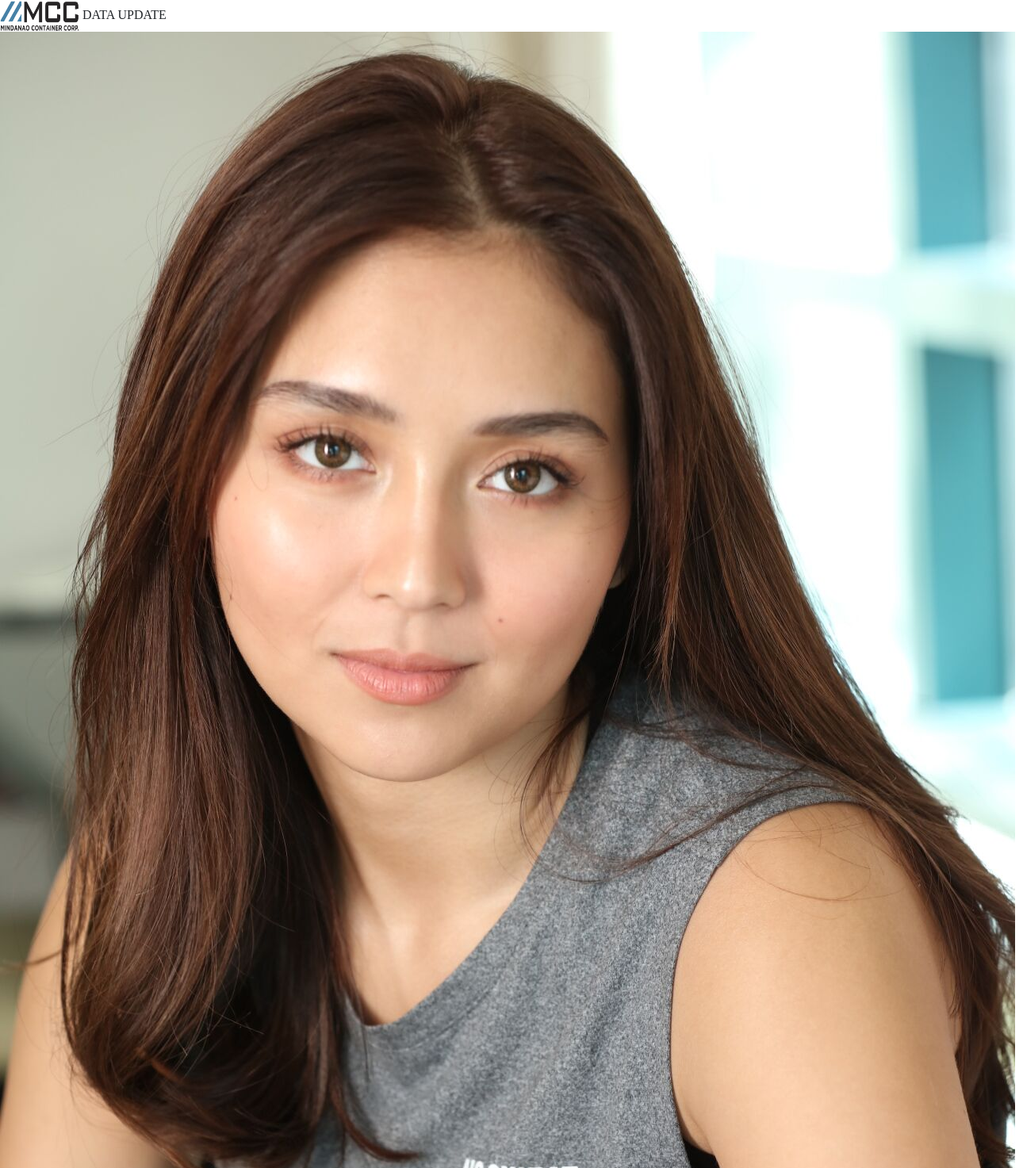
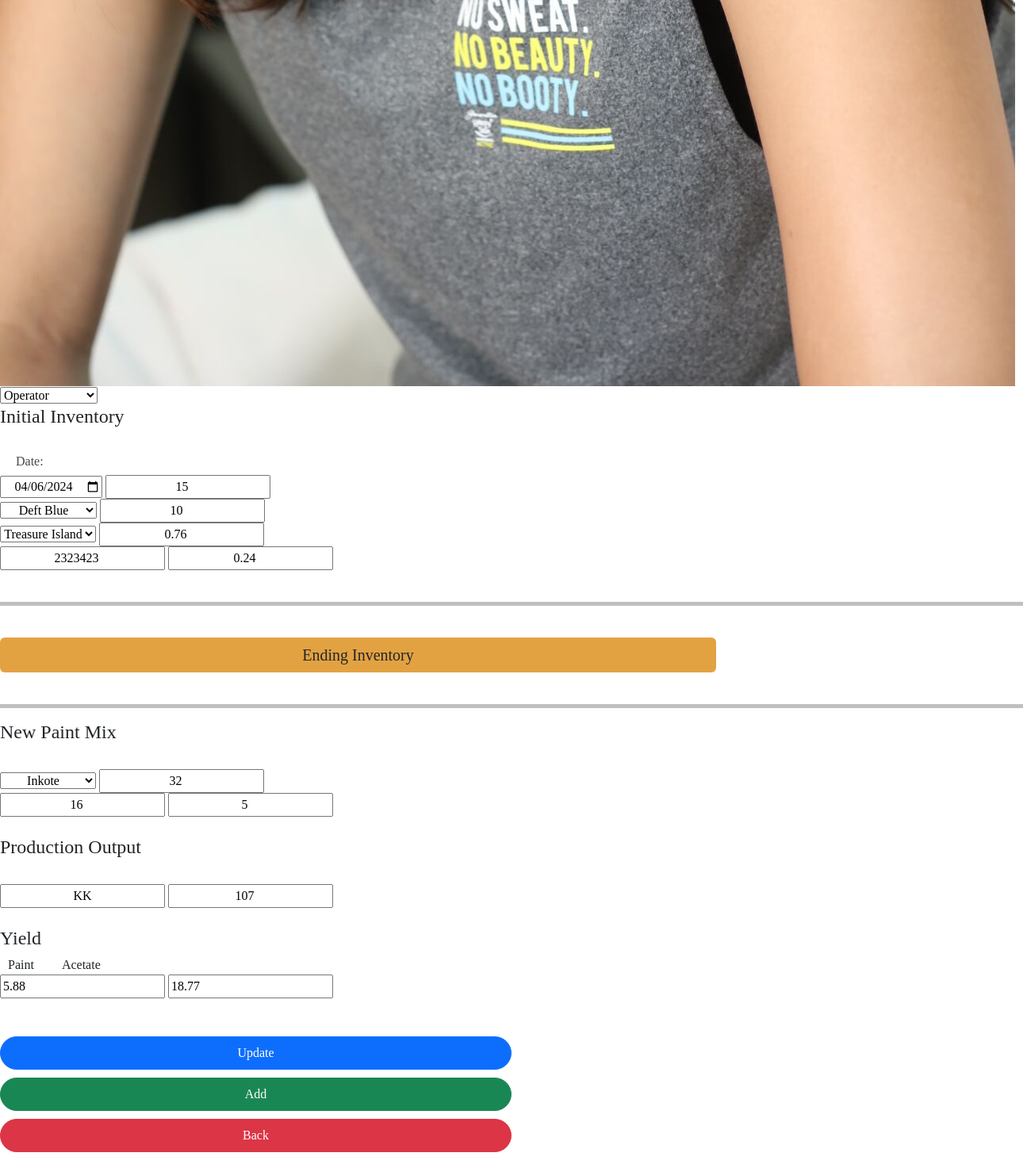
/mobileUpdate.php?entryID=33 (signed in), run on the app's committed database (2 pictures, top to bottom).
### tables this page shows
CREATE TABLE `tbl_user` (
  `userID` int(25) NOT NULL,
  `Level` varchar(25) NOT NULL,
  `Name` varchar(25) NOT NULL,
  `Username` varchar(25) NOT NULL,
  `Contact` varchar(25) NOT NULL,
  `Address` varchar(25) NOT NULL,
  `Profile_image` varchar(25) NOT NULL,
  `Email` varchar(25) NOT NULL,
  `Password` varchar(25) NOT NULL
);

CREATE TABLE `tbl_entry` (
  `EntryID` int(25) NOT NULL,
  `userID` int(25) NOT NULL,
  `customerID` int(25) NOT NULL,
  `paintID` int(25) NOT NULL,
  `date` date NOT NULL,
  `batchNumber` int(25) NOT NULL,
  `diameter` int(25) NOT NULL,
  `height` int(25) NOT NULL,
  `Initialvolume` double NOT NULL,
  `initialPLiter` double NOT NULL,
  `initialALiter` double NOT NULL,
  `paintRatio` double NOT NULL,
  `acetateRatio` double NOT NULL,
  `NewacetateL` double NOT NULL,
  `NewpaintL` double NOT NULL,
  `sprayViscosity` int(25) NOT NULL,
  `quantity` int(25) NOT NULL,
  `Endingdiameter` int(25) NOT NULL,
  `Endingheight` int(25) NOT NULL,
  `Endingvolume` double NOT NULL,
  `endingPLiter` double NOT NULL,
  `endingALiter` double NOT NULL,
  `EndingpaintRatio` double NOT NULL,
  `EndingacetateRatio` double NOT NULL,
  `totalPLiter` double NOT NULL,
  `totalALiter` double NOT NULL,
  `paintYield` double NOT NULL,
  `acetateYield` double NOT NULL,
  `remarks` varchar(25) NOT NULL,
  `totalEntries` int(25) NOT NULL
);

CREATE TABLE `tbl_paint` (
  `paintID` int(25) NOT NULL,
  `supplierID` int(25) NOT NULL,
  `paint_color` varchar(25) NOT NULL
);

CREATE TABLE `tbl_supplier` (
  `supplierID` int(25) NOT NULL,
  `supplier_name` varchar(25) NOT NULL,
  `newSupplier_name` varchar(25) NOT NULL
);

CREATE TABLE `tbl_customer` (
  `customerID` int(25) NOT NULL,
  `userID` int(25) NOT NULL,
  `customer_name` varchar(100) NOT NULL
);

### mobileUpdate.php (the view, shortened to what this page needs)
<?php
include 'connect.php';
$id = 2;
$sql = "Select * from `tbl_user` where userID=$id";
$result = mysqli_query($con, $sql);
$row = mysqli_fetch_assoc($result);
$Username = $row['Username'];
$Profile_image = $row['Profile_image'];
$date = $paint_color = $supplier_name = $batchNumber = $diameter = $height = $paintRatio = $acetateRatio = $newSupplier_name =
    $NewacetateL = $NewpaintL = $sprayViscosity = $customer_name = $quantity = $Endingdiameter = $Endingheight =
    $EndingpaintRatio = $EndingacetateRatio = $paintYield = $acetateYield = $remarks = $supplierID = '';
?>
<?php
                if (isset ($_GET['entryID'])) {
                    $selectedDate = $_GET['entryID'];
                    $sql = "SELECT
                                paint.paint_color,
                                supplier.supplier_name, supplier.newSupplier_name,
                                customer.customer_name,
                                entry.*, user.Username
                            FROM tbl_entry AS entry
                            LEFT JOIN tbl_paint AS paint ON entry.paintID = paint.paintID
                            LEFT JOIN tbl_supplier AS supplier ON paint.supplierID = supplier.supplierID
                            LEFT JOIN tbl_customer AS customer ON entry.customerID = customer.customerID
                            LEFT JOIN tbl_user AS user ON entry.userID = user.userID
                            WHERE entry.EntryID = $selectedDate";
                    $result = mysqli_query($con, $sql);
                    if ($result) {
                        if (mysqli_num_rows($result) > 0) {
                        $row = mysqli_fetch_assoc($result);
                        $date = $row['date'];
                        $paint_color = $row['paint_color'];
                        $supplier_name = $row['supplier_name'];
                        $batchNumber = $row['batchNumber'];
                        $diameter = $row['diameter'];
                        $height = $row['height'];
                        $paintRatio = $row['paintRatio'];
                        $acetateRatio = $row['acetateRatio'];
                        $newSupplier_name = $row['newSupplier_name'];
                        $NewpaintL = $row['NewpaintL'];
                        $NewacetateL = $row['NewacetateL'];
                        $sprayViscosity = $row['sprayViscosity'];
                        $customer_name = $row['customer_name'];
                        $quantity = $row['quantity'];
                        $paintYield = $row['paintYield'];
                        $acetateYield = $row['acetateYield'];
                    } else {
                        echo "No data found for the selected entryID.";
                    }
                    } else {
                        echo "Error fetching data: " . mysqli_error($con);
                    }
                }
                ?>
<!DOCTYPE html>
<html lang="en">
<head>
    <link href="https://cdn.jsdelivr.net/npm/bootstrap@5.3.0-alpha3/dist/css/bootstrap.min.css" rel="stylesheet"
>
    <link rel="stylesheet" href="https://cdnjs.cloudflare.com/ajax/libs/font-awesome/6.5.1/css/all.min.css"
 />
</head>
<body>
    <header>
        <div class="header">
            <img src="IMAGES/logo.jpg" alt="Registration Image" width="100" height="40" class="logo">
            DATA UPDATE
            <img src="uploaded_image/<?php echo $Profile_image; ?>" class="img-admin" id="image">
            <select class="dropdown" id="dropdown" required onchange="handleDropdownChange(this)">
                <option value="admin">
                    <?php echo $Username; ?>
                </option>
            </select>
        </div>
    </header>
    <main>
        <div class="M-container">
            <div class="xbox1 box1">
                <form method="post">
                    <fieldset>
                        <div class="initial">
                            <div class="form-column">
                                <div class="newpaintmix">
                                    <h4>Initial Inventory</h4>
                                </div>
                                <br>
                               <h6 style="text-align:left; margin-left: 20px; color:#484848;">Date:</h6>
                                <input type="date" style="text-align: center;" class="styleform"  name="date"  value="<?php echo isset($date) ? $date : ''; ?>" required>
                                <input type="number" style="text-align: center;" class="styleform" name="diameter"
                                    min="0" step="any" placeholder="diameter" value="<?php echo $diameter; ?>" required>
                                <br>
                                <select name="paint_color" style="text-align: center;"
                                    class="styleform" required>
                                    <option value="Deft Blue" <?php if ($paint_color == 'Deft Blue')
                                        echo 'selected'; ?>>Deft Blue</option>
                                </select>
                                <input type="number" style="text-align: center;" class="styleform"
                                    name="height" min="0" step="any" placeholder="height" value="<?php echo $height; ?>"
                                    required>
                                <br>
                                <select name="supplier_name" style="text-align: center; " class="styleform" required>
                                    <option value="Treasure Island" <?php if ($supplier_name == 'Treasure Island')
                                        echo 'selected'; ?>>Treasure Island</option>
                                </select>
                                <input type="number" style="text-align: center;" class="styleform"
                                    name="paintRatio" min="0" step="any" placeholder="paint ratio"
                                    value="<?php echo $paintRatio; ?>" required>
                                <br>
                                <input type="number" style="text-align: center;" class="styleform" name="batchNumber"
                                    placeholder="batch number" value="<?php echo $batchNumber; ?>" required>
                                <input type="number" style="text-align: center;" class="styleform"
                                    name="acetateRatio" min="0" step="any" placeholder="acetate ratio"
                                    value="<?php echo $acetateRatio; ?>" required>
                                <br><br>
                                <hr style="border-top: 5px solid black;">
                                <br>
                                <div class="ending">
                                    <button type="button" class="btn" id="toggleEndingInventory"
                                        style="font-size:20px;width:70%; background-color:#e3a242;">
                                        Ending Inventory
                                    </button>
                                </div>
                                <br>
                                <hr style="border-top: 5px solid black;">
                                <div class="newpaintmix">
                                    <h4>New Paint Mix</h4>
                                </div>
                                <br>
                                <select name="newSupplier_name" min="0" step="any" style="text-align: center;"
                                    class="styleform" required>
                                    <option value="Inkote" <?php if ($newSupplier_name == 'Inkote')
                                        echo 'selected'; ?>>Inkote</option>
                                </select>
                                <input type="number" style="text-align: center;" class="styleform"
                                    name="sprayViscosity" min="0" step="any" placeholder="spray viscosity"
                                    value="<?php echo $sprayViscosity; ?>" required>
                                <br>
                                <input type="number" style="text-align: center;" class="styleform" name="NewpaintL"
                                    min="0" step="any" placeholder="paint liter" value="<?php echo $NewpaintL; ?>"
                                    required>
                                <input type="number" style="text-align: center;" class="styleform"
                                    name="NewacetateL" min="0" step="any" placeholder="acetate liter"
                                    value="<?php echo $NewacetateL; ?>" required>
                                <br><br>
                                <div class="productionOutput">
                                    <h4>Production Output</h4>
                                </div>
                                <br>
                                <input type="text" style="text-align: center;" class="styleform" name="customer_name"
                                    placeholder="customer" value="<?php echo $customer_name; ?>" required>
                                <input type="number" style="text-align: center; margin-right:5%;" class="styleform"
                                    name="quantity" min="0" step="any" placeholder="quantity"
                                    value="<?php echo $quantity; ?>" required>
                                <br><br>
                                <div class="yield">
                                    <h4>Yield</h4>
                                </div>
                                <div class="boxstyle">
                                    <div class="mainbox boxYield">
                                        <label style="margin-left:10px;">Paint<span style="margin-left:35px;">Acetate</span></label><br>
                                    <div class="input-yield">
                                        <input type="number"
                                        class="input" id="paintYield"
                                        min="0" step="any" name="paintYield"
                                        value="<?php echo $paintYield; ?>" >
                                        <input type="number"
                                        class="input" id="acetateYield"
                                        min="0" step="any" name="acetateYield"
                                        value="<?php echo $acetateYield; ?>" >
                                    </div>
                                    </div>
                                </div>
                                <br><br>
                                <button type="submit" id="update" class="btn btn-primary btn-lg" name="update"
                                    style="font-size:16px; border-radius:50px; width:50%; height:42px; margin-bottom:10px;">Update</button>
                                <button type="submit" id="add" class="btn btn-success btn-lg" name="add"
                                    style="font-size:16px; border-radius:50px; width:50%; height:42px; margin-bottom:10px;">Add</button>
                                    <a href="mobileDashboard.php"><button type="button" class="btn btn-danger btn-lg"
                                    style="font-size:16px; border-radius:50px; width:50%; height:42px; margin-bottom:20px;">Back</button></a>
                            </div>
                        </div>
                    </fieldset>
                </form>
            </div>
        </div>
    </main>
</body>
</html>

### mobileUpdate.php (style rules this page uses)
* { font-family: 'Noto+Serif+Makasar'; }

### data on the page
tbl_user: Profile_image (picture), Username "Operator"
tbl_entry: date "04/06/2024", diameter "15", height "10", paintRatio "0.76", batchNumber "2323423", acetateRatio "0.24", sprayViscosity "32", NewpaintL "16", NewacetateL "5", customer_name "KK", quantity "107", paintYield "5.88", acetateYield "18.77"
tbl_paint: paint_color "Deft Blue"
tbl_supplier: supplier_name "Treasure Island", newSupplier_name "Inkote"
